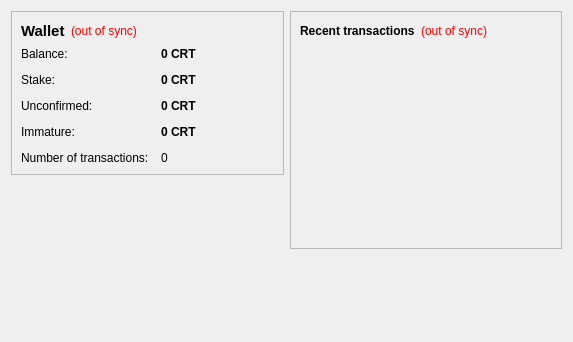
<?xml version="1.0" encoding="UTF-8"?>
<ui version="4.0">
 <class>OverviewPage</class>
 <widget class="QWidget" name="OverviewPage">
  <property name="geometry">
   <rect>
    <x>0</x>
    <y>0</y>
    <width>573</width>
    <height>342</height>
   </rect>
  </property>
  <property name="windowTitle">
   <string>Form</string>
  </property>
  <layout class="QHBoxLayout" name="horizontalLayout" stretch="1,1">
   <item>
    <layout class="QVBoxLayout" name="verticalLayout_2">
     <item>
      <widget class="QFrame" name="frame">
       <property name="frameShape">
        <enum>QFrame::StyledPanel</enum>
       </property>
       <property name="frameShadow">
        <enum>QFrame::Raised</enum>
       </property>
       <layout class="QVBoxLayout" name="verticalLayout_4">
        <item>
         <layout class="QHBoxLayout" name="horizontalLayout_4">
          <item>
           <widget class="QLabel" name="label_5">
            <property name="font">
             <font>
              <pointsize>11</pointsize>
              <weight>75</weight>
              <bold>true</bold>
             </font>
            </property>
            <property name="text">
             <string>Wallet</string>
            </property>
           </widget>
          </item>
          <item>
           <widget class="QLabel" name="labelWalletStatus">
            <property name="toolTip">
             <string>The displayed information may be out of date. Your wallet automatically synchronizes with the CRTCoin network after a connection is established, but this process has not completed yet.</string>
            </property>
            <property name="styleSheet">
             <string notr="true">QLabel { color: red; }</string>
            </property>
            <property name="text">
             <string notr="true">(out of sync)</string>
            </property>
            <property name="alignment">
             <set>Qt::AlignLeading|Qt::AlignLeft|Qt::AlignVCenter</set>
            </property>
           </widget>
          </item>
          <item>
           <spacer name="horizontalSpacer_2">
            <property name="orientation">
             <enum>Qt::Horizontal</enum>
            </property>
            <property name="sizeHint" stdset="0">
             <size>
              <width>40</width>
              <height>20</height>
             </size>
            </property>
           </spacer>
          </item>
         </layout>
        </item>
        <item>
         <layout class="QFormLayout" name="formLayout_2">
          <property name="fieldGrowthPolicy">
           <enum>QFormLayout::AllNonFixedFieldsGrow</enum>
          </property>
          <property name="horizontalSpacing">
           <number>12</number>
          </property>
          <property name="verticalSpacing">
           <number>12</number>
          </property>
          <item row="0" column="0">
           <widget class="QLabel" name="label">
            <property name="text">
             <string>Balance:</string>
            </property>
           </widget>
          </item>
          <item row="0" column="1">
           <widget class="QLabel" name="labelBalance">
            <property name="font">
             <font>
              <weight>75</weight>
              <bold>true</bold>
             </font>
            </property>
            <property name="cursor">
             <cursorShape>IBeamCursor</cursorShape>
            </property>
            <property name="toolTip">
             <string>Your current balance</string>
            </property>
            <property name="text">
             <string notr="true">0 CRT</string>
            </property>
            <property name="textInteractionFlags">
             <set>Qt::LinksAccessibleByMouse|Qt::TextSelectableByKeyboard|Qt::TextSelectableByMouse</set>
            </property>
           </widget>
          </item>
          <item row="1" column="0">
           <widget class="QLabel" name="label_6">
            <property name="text">
             <string>Stake:</string>
            </property>
           </widget>
          </item>
          <item row="1" column="1">
           <widget class="QLabel" name="labelStake">
            <property name="font">
             <font>
              <weight>75</weight>
              <bold>true</bold>
             </font>
            </property>
            <property name="cursor">
             <cursorShape>IBeamCursor</cursorShape>
            </property>
            <property name="toolTip">
             <string>Total of coins that was staked, and do not yet count toward the current balance</string>
            </property>
            <property name="text">
             <string notr="true">0 CRT</string>
            </property>
            <property name="textInteractionFlags">
             <set>Qt::LinksAccessibleByMouse|Qt::TextSelectableByKeyboard|Qt::TextSelectableByMouse</set>
            </property>
           </widget>
          </item>
          <item row="2" column="0">
           <widget class="QLabel" name="label_3">
            <property name="text">
             <string>Unconfirmed:</string>
            </property>
           </widget>
          </item>
          <item row="2" column="1">
           <widget class="QLabel" name="labelUnconfirmed">
            <property name="font">
             <font>
              <weight>75</weight>
              <bold>true</bold>
             </font>
            </property>
            <property name="cursor">
             <cursorShape>IBeamCursor</cursorShape>
            </property>
            <property name="toolTip">
             <string>Total of transactions that have yet to be confirmed, and do not yet count toward the current balance</string>
            </property>
            <property name="text">
             <string notr="true">0 CRT</string>
            </property>
            <property name="textInteractionFlags">
             <set>Qt::LinksAccessibleByMouse|Qt::TextSelectableByKeyboard|Qt::TextSelectableByMouse</set>
            </property>
           </widget>
          </item>
          <item row="3" column="0">
           <widget class="QLabel" name="labelImmatureText">
            <property name="text">
             <string>Immature:</string>
            </property>
           </widget>
          </item>
          <item row="3" column="1">
           <widget class="QLabel" name="labelImmature">
            <property name="font">
             <font>
              <weight>75</weight>
              <bold>true</bold>
             </font>
            </property>
            <property name="toolTip">
             <string>Mined balance that has not yet matured</string>
            </property>
            <property name="text">
             <string notr="true">0 CRT</string>
            </property>
            <property name="textInteractionFlags">
             <set>Qt::LinksAccessibleByMouse|Qt::TextSelectableByKeyboard|Qt::TextSelectableByMouse</set>
            </property>
           </widget>
          </item>
          <item row="4" column="0">
           <widget class="QLabel" name="label_2">
            <property name="text">
             <string>Number of transactions:</string>
            </property>
           </widget>
          </item>
          <item row="4" column="1">
           <widget class="QLabel" name="labelNumTransactions">
            <property name="toolTip">
             <string>Total number of transactions in wallet</string>
            </property>
            <property name="text">
             <string notr="true">0</string>
            </property>
           </widget>
          </item>
         </layout>
        </item>
       </layout>
      </widget>
     </item>
     <item>
      <spacer name="verticalSpacer">
       <property name="orientation">
        <enum>Qt::Vertical</enum>
       </property>
       <property name="sizeHint" stdset="0">
        <size>
         <width>20</width>
         <height>40</height>
        </size>
       </property>
      </spacer>
     </item>
    </layout>
   </item>
   <item>
    <layout class="QVBoxLayout" name="verticalLayout_3">
     <item>
      <widget class="QFrame" name="frame_2">
       <property name="frameShape">
        <enum>QFrame::StyledPanel</enum>
       </property>
       <property name="frameShadow">
        <enum>QFrame::Raised</enum>
       </property>
       <layout class="QVBoxLayout" name="verticalLayout">
        <item>
         <layout class="QHBoxLayout" name="horizontalLayout_2">
          <item>
           <widget class="QLabel" name="label_4">
            <property name="text">
             <string>&lt;b&gt;Recent transactions&lt;/b&gt;</string>
            </property>
           </widget>
          </item>
          <item>
           <widget class="QLabel" name="labelTransactionsStatus">
            <property name="toolTip">
             <string>The displayed information may be out of date. Your wallet automatically synchronizes with the CRTCoin network after a connection is established, but this process has not completed yet.</string>
            </property>
            <property name="styleSheet">
             <string notr="true">QLabel { color: red; }</string>
            </property>
            <property name="text">
             <string notr="true">(out of sync)</string>
            </property>
            <property name="alignment">
             <set>Qt::AlignRight|Qt::AlignTrailing|Qt::AlignVCenter</set>
            </property>
           </widget>
          </item>
          <item>
           <spacer name="horizontalSpacer">
            <property name="orientation">
             <enum>Qt::Horizontal</enum>
            </property>
            <property name="sizeHint" stdset="0">
             <size>
              <width>40</width>
              <height>20</height>
             </size>
            </property>
           </spacer>
          </item>
         </layout>
        </item>
        <item>
         <widget class="QListView" name="listTransactions">
          <property name="styleSheet">
           <string notr="true">QListView { background: transparent; }</string>
          </property>
          <property name="frameShape">
           <enum>QFrame::NoFrame</enum>
          </property>
          <property name="verticalScrollBarPolicy">
           <enum>Qt::ScrollBarAlwaysOff</enum>
          </property>
          <property name="horizontalScrollBarPolicy">
           <enum>Qt::ScrollBarAlwaysOff</enum>
          </property>
          <property name="selectionMode">
           <enum>QAbstractItemView::NoSelection</enum>
          </property>
         </widget>
        </item>
       </layout>
      </widget>
     </item>
     <item>
      <spacer name="verticalSpacer_2">
       <property name="orientation">
        <enum>Qt::Vertical</enum>
       </property>
       <property name="sizeHint" stdset="0">
        <size>
         <width>20</width>
         <height>40</height>
        </size>
       </property>
      </spacer>
     </item>
    </layout>
   </item>
  </layout>
 </widget>
 <resources/>
 <connections/>
</ui>
